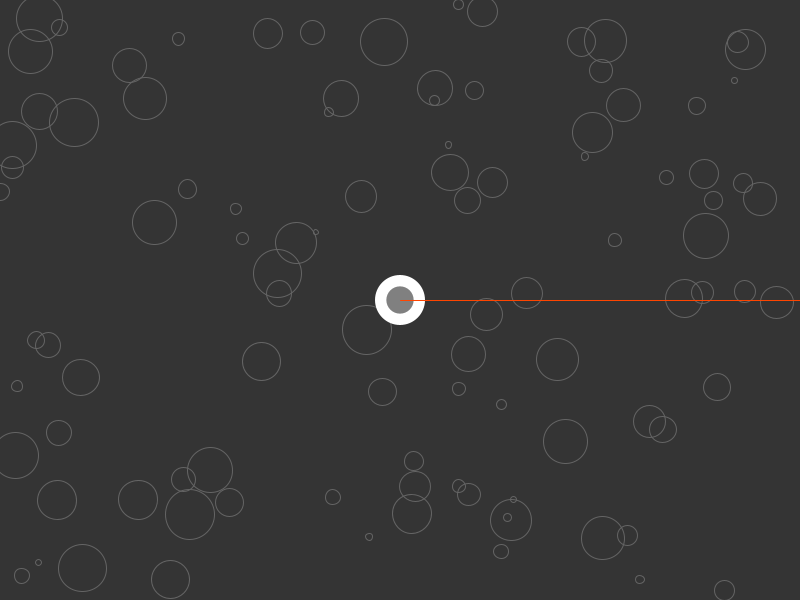
Frame 1 (no input)
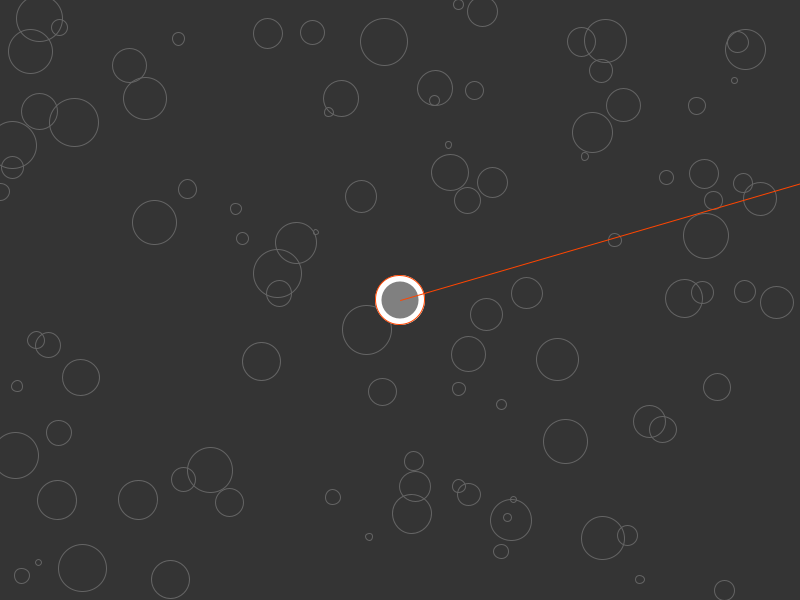
Frame 60 (the mouse pressed at the canvas centre just before this capture)
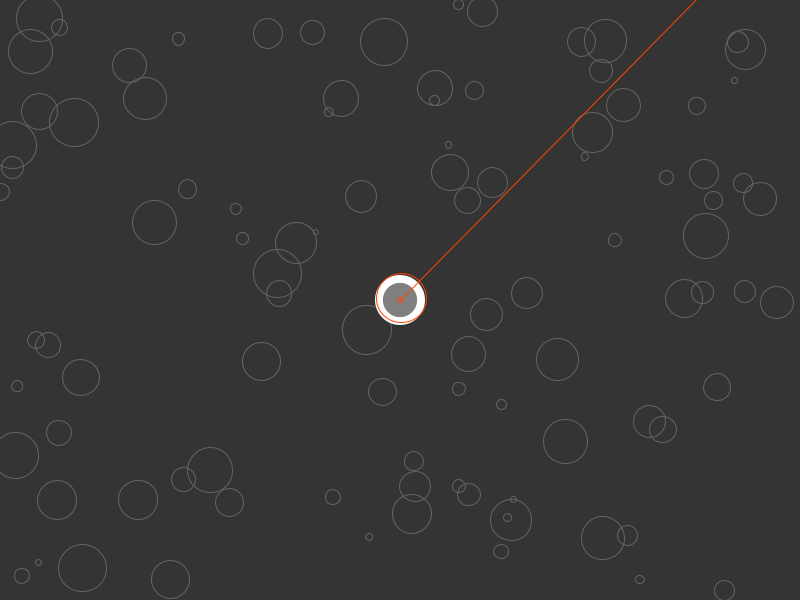
Frame 120 (the mouse held since frame 60 and released just before this capture)

The Processing sketch that drew these frames (run headless with seeded random() and noise(); from frame 60 on, the mouse is pressed at the canvas centre):

// Processing sketch: classes_06_packing_demo
// ── classes_06_packing_demo.pde
/** 
 * Places a number of circles around a given center as closely as possible growing 
 * inside out.
 * This is an interactive demo for the sketch classes_05_packing
 * 
 * NOTE: This code is for demonstration purposes only, but in no way clean!
 */

import java.util.Collections;

ArrayList<Circle> circles;

PVector center;
float searchRadius;
float radiusIncrement;
float thetaSteps;
float theta;
float margin;
int tries;
Circle circleToPlace;
ArrayList<Circle> circlesToPlace;
ArrayList<Circle> placedCircles;


void setup() {
  size(800, 600);
  frameRate(120);

  circles = createCircles();
  resetPacking();
}

void draw() {
  background(52);

  continuePacking();

  for (int i = 0; i < circlesToPlace.size(); i++) {
    Circle circle = circlesToPlace.get(i);
    circle.drawPassive();
  }

  for (int i = 0; i < placedCircles.size(); i++) {
    Circle circle = placedCircles.get(i);
    circle.draw();
  }
  
  if (circleToPlace != null) {
    circleToPlace.drawHighlighted();
  }


  pushMatrix();
  translate(center.x, center.y);

  noFill();
  stroke(255, 69, 0);
  ellipse(0, 0, searchRadius * 2.0, searchRadius * 2.0);

  rotate(-theta);
  line(0, 0, width, 0);

  popMatrix();
}

void continuePacking() {
  if (circleToPlace == null) {
    if (circlesToPlace.size() == 0) {
      return;
    }

    circleToPlace = circlesToPlace.get(circlesToPlace.size() - 1);
    circlesToPlace.remove(circlesToPlace.size() - 1);
    tries = 0;
  }

  theta = tries / (thetaSteps * 0.5) * TWO_PI;

  float x = cos(theta) * searchRadius;
  float y = -sin(theta) * searchRadius;
  PVector newPosition = new PVector(x, y);
  newPosition.add(center);

  circleToPlace.position.set(newPosition);

  boolean collides = false;   // true when there is a found collision

  for (int j = 0; j < placedCircles.size(); j++) {
    Circle existingCircle = placedCircles.get(j);

    float distance = existingCircle.position.dist(newPosition);
    float collisionDistance = (circleToPlace.diameter + existingCircle.diameter) * 0.5 + margin;        

    if (distance < collisionDistance) {   // collision. No need to look further
      collides = true;
      break;
    }
  }

  if (!collides) {   // we have found a place...
    placedCircles.add(circleToPlace);

    circleToPlace = null;
  } 
  else {
    tries++;

    if (tries % thetaSteps == 0) {   // increment the search radius
      searchRadius = searchRadius + radiusIncrement;
    }
  }
}

void resetPacking() {
  /* Find the smallest diameter to try with something sensible */
  float[] diameters = new float[circles.size()];

  for (int i = 0; i < circles.size(); i++) {
    Circle circle = circles.get(i);
    diameters[i] = circle.diameter;
  }

  float[] sortedDiamters = sort(diameters);
  float smallestDiameter = sortedDiamters[0] * 0.5; 

  /* Initial numbers */
  thetaSteps = 111;
  radiusIncrement = smallestDiameter;

  center = new PVector(width * 0.5, height * 0.5); 
  searchRadius = 0;
  margin = 2;
  tries = 0;
  circleToPlace = null;
  placedCircles = new ArrayList<Circle>();
  circlesToPlace = new ArrayList<Circle>();
  circlesToPlace.addAll(circles);
  Collections.reverse(circlesToPlace);
}

ArrayList<Circle> createCircles() {
  ArrayList<Circle> newCircles = new ArrayList<Circle>();

  for (int i = 0; i < 100; i++) {
    float x = random(width);
    float y = random(height);
    float diameter = map(i, 0, 99, 50, 5);

    Circle circle = new Circle(x, y, diameter);

    newCircles.add(circle);
  }

  return newCircles;
}


// ── Circle.pde
class Circle {
  PVector position;
  float diameter;
  float speed;

  Circle(float theX, float theY, float theDiameter) {
    position = new PVector(theX, theY);
    diameter = theDiameter;
    speed = random(0.5, 1.0);
  }

  void draw() {
    noStroke();
    
    fill(255);
    ellipse(position.x, position.y, diameter, diameter);
    
    float innerDiameter = map(sin(speed * millis() * 0.002f), -1, 1, diameter * 0.25, diameter * 0.75);
        
    fill(128);
    ellipse(position.x, position.y, innerDiameter, innerDiameter);
  }
  
  void drawHighlighted() {
    noFill();
    
    stroke(255, 69, 0);
    ellipse(position.x, position.y, diameter, diameter);
  }
  
  void drawPassive() {
    noFill();
    
    stroke(100);
    ellipse(position.x, position.y, diameter, diameter);
  }
}
